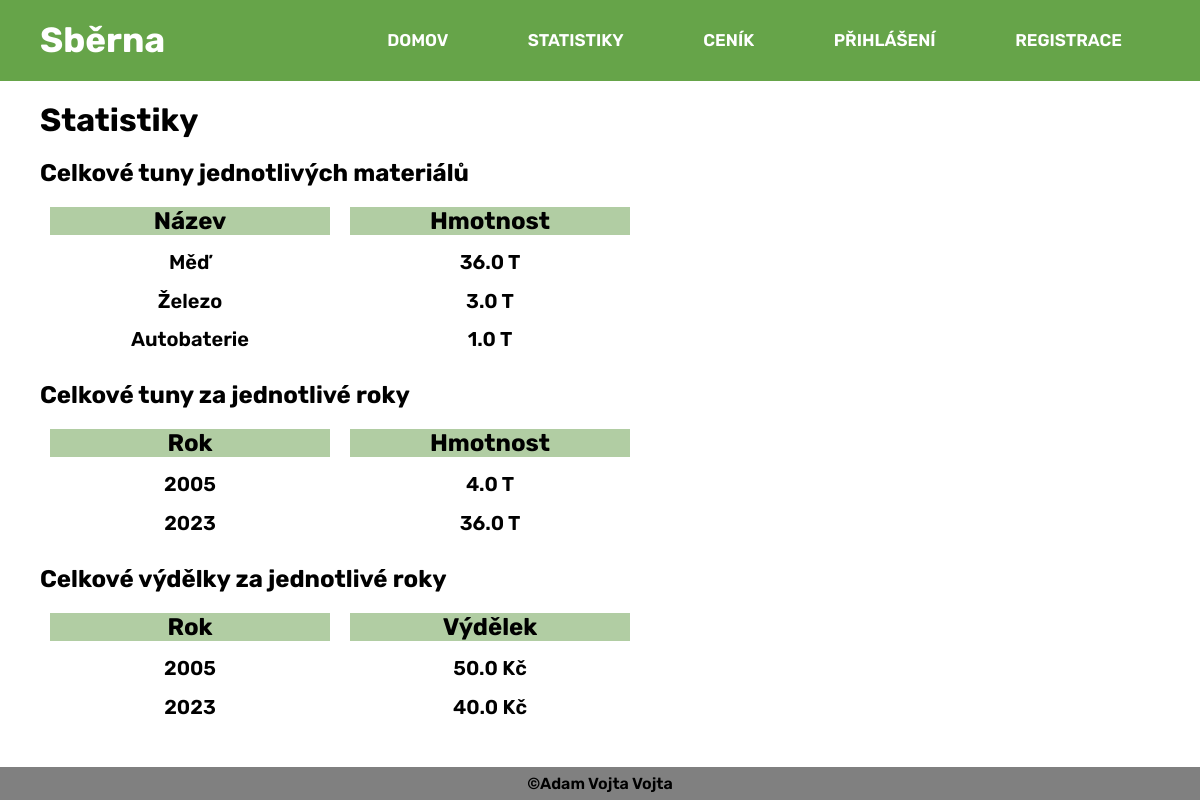
The page /statistiky on the database its author committed.
### tables this page shows
CREATE TABLE typy_materialu (id_typu_materialu INTEGER NOT NULL PRIMARY KEY AUTOINCREMENT, nazev TEXT NOT NULL);

### app.py (the view)
@app.route('/statistiky')
def stats():
    connection = sqlite3.connect('sberna.db')
    cursor = connection.cursor()
    query = "SELECT typy_materialu.nazev, SUM(mnozstvi) celkove_mnozstvi FROM sbery JOIN polozka ON (sbery.id_sberu = polozka.id_sberu) JOIN typy_materialu ON (typy_materialu.id_typu_materialu = polozka.id_typu_materialu) GROUP BY typy_materialu.id_typu_materialu"
    cursor.execute(query)
    material_total=cursor.fetchall()
    query = "SELECT strftime('%Y',cas_odevzdani) AS rok, SUM(mnozstvi) AS mnozstvi FROM sbery JOIN polozka ON (sbery.id_sberu = polozka.id_sberu) JOIN typy_materialu ON (typy_materialu.id_typu_materialu = polozka.id_typu_materialu) GROUP BY strftime('%Y',cas_odevzdani)"
    cursor.execute(query)
    yearly_material_total=cursor.fetchall()
    query = "SELECT strftime('%Y',cas_odevzdani) AS rok, SUM(cena) AS cena FROM sbery JOIN polozka ON (sbery.id_sberu = polozka.id_sberu) JOIN ceny ON (polozka.id_ceny = ceny.id_ceny) GROUP BY strftime('%Y',cas_odevzdani)"
    cursor.execute(query)
    income_total=cursor.fetchall()
    connection.close()
    return render_template("stats.jinja2",material_total=material_total, yearly_material_total=yearly_material_total, income_total=income_total)

### templates/stats.jinja2 (shortened to what this page needs)
{% extends 'main.jinja2' %}
{% block content %}
<h1 style="margin-left:40px;margin-top: 20px;margin-bottom: 20px;">
Statistiky
</h1>
<h2 class="stats">Celkové tuny jednotlivých materiálů</h2>
<div class="row">
<div class="col">
  <h2>Název</h2>
    {% for i in material_total %}
	<p>{{i[0]}}</p>
	{%endfor%}
</div>
<div class="col">
  <h2>Hmotnost</h2>
    {% for i in material_total %}
	<p>{{i[1]}}{{" T"}}</p>
	{%endfor%}
</div>
</div>
<h2 class="stats">Celkové tuny za jednotlivé roky</h2>
<div class="row">
<div class="col">
  <h2>Rok</h2>
    {% for i in yearly_material_total %}
	<p>{{i[0]}}</p>
	{%endfor%}
</div>
<div class="col">
  <h2>Hmotnost</h2>
    {% for i in yearly_material_total %}
	<p>{{i[1]}}{{" T"}}</p>
	{%endfor%}
</div>
</div>
<h2 class="stats">Celkové výdělky za jednotlivé roky</h2>
<div class="row">
<div class="col">
  <h2>Rok</h2>
    {% for i in income_total %}
	<p>{{i[0]}}</p>
	{%endfor%}
</div>
<div class="col">
  <h2>Výdělek</h2>
    {% for i in income_total %}
	<p>{{i[1]}}{{" Kč"}}</p>
	{%endfor%}
</div>
</div>
{% endblock %}

### static/css/structure.css (style rules this page uses)
* { margin: 0; padding: 0; }
body { display: flex; flex-direction: column; min-height: 100vh; }
h2.stats { margin-left: 40px; margin-bottom: 10px; }
.row { margin-left: 40px; margin-right: 40px; margin-bottom: 20px; }
.col { text-align: center; float: left; width: 50%; padding: 10px; box-sizing: border-box; }
.row:after { content: ""; display: table; clear: both; }
.col > p, .cols > p { margin-top: 10px; }
.row { width: 50%; }
.col { background-color: white; }
.col h2 { background-color: #B1CDA3; }
.col p { font-size: 20px; margin-top: 12px; padding-top: 1%; }

### static/css/colors.css (style rules this page uses)
p { color: black; }

### static/css/text.css (style rules this page uses)
body { font-family: 'Rubik', sans-serif; font-weight: 600; }

### rows shown on the page
typy_materialu: nazev "Měď", i "36.0", value "T"
typy_materialu: nazev "Železo", i "3.0", value "T"
typy_materialu: nazev "Autobaterie", i "1.0", value "T"

### other values the page prints
{{ i[0] }} "2005" "2023"
{{ i[1] }} "4.0" "36.0"
{{ " T" }} "T" "T"
{{ i[1] }} "50.0" "40.0"
{{ " Kč" }} "Kč" "Kč"
